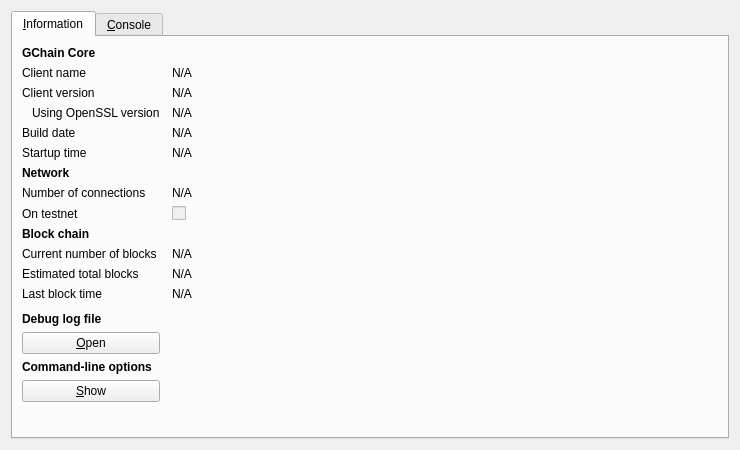
<?xml version="1.0" encoding="UTF-8"?>
<ui version="4.0">
 <class>RPCConsole</class>
 <widget class="QDialog" name="RPCConsole">
  <property name="geometry">
   <rect>
    <x>0</x>
    <y>0</y>
    <width>740</width>
    <height>450</height>
   </rect>
  </property>
  <property name="windowTitle">
   <string>GChain - Debug window</string>
  </property>
  <layout class="QVBoxLayout" name="verticalLayout_2">
   <item>
    <widget class="QTabWidget" name="tabWidget">
     <property name="currentIndex">
      <number>0</number>
     </property>
     <widget class="QWidget" name="tab_info">
      <attribute name="title">
       <string>&amp;Information</string>
      </attribute>
      <layout class="QGridLayout" name="gridLayout" columnstretch="0,1">
       <property name="horizontalSpacing">
        <number>12</number>
       </property>
       <item row="0" column="0">
        <widget class="QLabel" name="label_9">
         <property name="font">
          <font>
           <weight>75</weight>
           <bold>true</bold>
          </font>
         </property>
         <property name="text">
          <string>GChain Core</string>
         </property>
        </widget>
       </item>
       <item row="1" column="0">
        <widget class="QLabel" name="label_5">
         <property name="text">
          <string>Client name</string>
         </property>
        </widget>
       </item>
       <item row="1" column="1">
        <widget class="QLabel" name="clientName">
         <property name="cursor">
          <cursorShape>IBeamCursor</cursorShape>
         </property>
         <property name="text">
          <string>N/A</string>
         </property>
         <property name="textFormat">
          <enum>Qt::PlainText</enum>
         </property>
         <property name="textInteractionFlags">
          <set>Qt::LinksAccessibleByMouse|Qt::TextSelectableByKeyboard|Qt::TextSelectableByMouse</set>
         </property>
        </widget>
       </item>
       <item row="2" column="0">
        <widget class="QLabel" name="label_6">
         <property name="text">
          <string>Client version</string>
         </property>
        </widget>
       </item>
       <item row="2" column="1">
        <widget class="QLabel" name="clientVersion">
         <property name="cursor">
          <cursorShape>IBeamCursor</cursorShape>
         </property>
         <property name="text">
          <string>N/A</string>
         </property>
         <property name="textFormat">
          <enum>Qt::PlainText</enum>
         </property>
         <property name="textInteractionFlags">
          <set>Qt::LinksAccessibleByMouse|Qt::TextSelectableByKeyboard|Qt::TextSelectableByMouse</set>
         </property>
        </widget>
       </item>
       <item row="3" column="0">
        <widget class="QLabel" name="label_14">
         <property name="text">
          <string>Using OpenSSL version</string>
         </property>
         <property name="indent">
          <number>10</number>
         </property>
        </widget>
       </item>
       <item row="3" column="1">
        <widget class="QLabel" name="openSSLVersion">
         <property name="cursor">
          <cursorShape>IBeamCursor</cursorShape>
         </property>
         <property name="text">
          <string>N/A</string>
         </property>
         <property name="textFormat">
          <enum>Qt::PlainText</enum>
         </property>
         <property name="textInteractionFlags">
          <set>Qt::LinksAccessibleByMouse|Qt::TextSelectableByKeyboard|Qt::TextSelectableByMouse</set>
         </property>
        </widget>
       </item>
       <item row="4" column="0">
        <widget class="QLabel" name="label_12">
         <property name="text">
          <string>Build date</string>
         </property>
        </widget>
       </item>
       <item row="4" column="1">
        <widget class="QLabel" name="buildDate">
         <property name="cursor">
          <cursorShape>IBeamCursor</cursorShape>
         </property>
         <property name="text">
          <string>N/A</string>
         </property>
         <property name="textFormat">
          <enum>Qt::PlainText</enum>
         </property>
         <property name="textInteractionFlags">
          <set>Qt::LinksAccessibleByMouse|Qt::TextSelectableByKeyboard|Qt::TextSelectableByMouse</set>
         </property>
        </widget>
       </item>
       <item row="5" column="0">
        <widget class="QLabel" name="label_13">
         <property name="text">
          <string>Startup time</string>
         </property>
        </widget>
       </item>
       <item row="5" column="1">
        <widget class="QLabel" name="startupTime">
         <property name="cursor">
          <cursorShape>IBeamCursor</cursorShape>
         </property>
         <property name="text">
          <string>N/A</string>
         </property>
         <property name="textFormat">
          <enum>Qt::PlainText</enum>
         </property>
         <property name="textInteractionFlags">
          <set>Qt::LinksAccessibleByMouse|Qt::TextSelectableByKeyboard|Qt::TextSelectableByMouse</set>
         </property>
        </widget>
       </item>
       <item row="6" column="0">
        <widget class="QLabel" name="label_11">
         <property name="font">
          <font>
           <weight>75</weight>
           <bold>true</bold>
          </font>
         </property>
         <property name="text">
          <string>Network</string>
         </property>
        </widget>
       </item>
       <item row="7" column="0">
        <widget class="QLabel" name="label_7">
         <property name="text">
          <string>Number of connections</string>
         </property>
        </widget>
       </item>
       <item row="7" column="1">
        <widget class="QLabel" name="numberOfConnections">
         <property name="cursor">
          <cursorShape>IBeamCursor</cursorShape>
         </property>
         <property name="text">
          <string>N/A</string>
         </property>
         <property name="textFormat">
          <enum>Qt::PlainText</enum>
         </property>
         <property name="textInteractionFlags">
          <set>Qt::LinksAccessibleByMouse|Qt::TextSelectableByKeyboard|Qt::TextSelectableByMouse</set>
         </property>
        </widget>
       </item>
       <item row="8" column="0">
        <widget class="QLabel" name="label_8">
         <property name="text">
          <string>On testnet</string>
         </property>
        </widget>
       </item>
       <item row="8" column="1">
        <widget class="QCheckBox" name="isTestNet">
         <property name="enabled">
          <bool>false</bool>
         </property>
         <property name="text">
          <string/>
         </property>
        </widget>
       </item>
       <item row="9" column="0">
        <widget class="QLabel" name="label_10">
         <property name="font">
          <font>
           <weight>75</weight>
           <bold>true</bold>
          </font>
         </property>
         <property name="text">
          <string>Block chain</string>
         </property>
        </widget>
       </item>
       <item row="10" column="0">
        <widget class="QLabel" name="label_3">
         <property name="text">
          <string>Current number of blocks</string>
         </property>
        </widget>
       </item>
       <item row="10" column="1">
        <widget class="QLabel" name="numberOfBlocks">
         <property name="cursor">
          <cursorShape>IBeamCursor</cursorShape>
         </property>
         <property name="text">
          <string>N/A</string>
         </property>
         <property name="textFormat">
          <enum>Qt::PlainText</enum>
         </property>
         <property name="textInteractionFlags">
          <set>Qt::LinksAccessibleByMouse|Qt::TextSelectableByKeyboard|Qt::TextSelectableByMouse</set>
         </property>
        </widget>
       </item>
       <item row="11" column="0">
        <widget class="QLabel" name="label_4">
         <property name="text">
          <string>Estimated total blocks</string>
         </property>
        </widget>
       </item>
       <item row="11" column="1">
        <widget class="QLabel" name="totalBlocks">
         <property name="cursor">
          <cursorShape>IBeamCursor</cursorShape>
         </property>
         <property name="text">
          <string>N/A</string>
         </property>
         <property name="textFormat">
          <enum>Qt::PlainText</enum>
         </property>
         <property name="textInteractionFlags">
          <set>Qt::LinksAccessibleByMouse|Qt::TextSelectableByKeyboard|Qt::TextSelectableByMouse</set>
         </property>
        </widget>
       </item>
       <item row="12" column="0">
        <widget class="QLabel" name="label_2">
         <property name="text">
          <string>Last block time</string>
         </property>
        </widget>
       </item>
       <item row="12" column="1">
        <widget class="QLabel" name="lastBlockTime">
         <property name="cursor">
          <cursorShape>IBeamCursor</cursorShape>
         </property>
         <property name="text">
          <string>N/A</string>
         </property>
         <property name="textFormat">
          <enum>Qt::PlainText</enum>
         </property>
         <property name="textInteractionFlags">
          <set>Qt::LinksAccessibleByMouse|Qt::TextSelectableByKeyboard|Qt::TextSelectableByMouse</set>
         </property>
        </widget>
       </item>
       <item row="13" column="0">
        <spacer name="verticalSpacer_2">
         <property name="orientation">
          <enum>Qt::Vertical</enum>
         </property>
         <property name="sizeHint" stdset="0">
          <size>
           <width>20</width>
           <height>20</height>
          </size>
         </property>
        </spacer>
       </item>
       <item row="14" column="0">
        <widget class="QLabel" name="labelDebugLogfile">
         <property name="font">
          <font>
           <weight>75</weight>
           <bold>true</bold>
          </font>
         </property>
         <property name="text">
          <string>Debug log file</string>
         </property>
        </widget>
       </item>
       <item row="15" column="0">
        <widget class="QPushButton" name="openDebugLogfileButton">
         <property name="toolTip">
          <string>Open the GChain debug log file from the current data directory. This can take a few seconds for large log files.</string>
         </property>
         <property name="text">
          <string>&amp;Open</string>
         </property>
         <property name="autoDefault">
          <bool>false</bool>
         </property>
        </widget>
       </item>
       <item row="16" column="0">
        <widget class="QLabel" name="labelCLOptions">
         <property name="font">
          <font>
           <weight>75</weight>
           <bold>true</bold>
          </font>
         </property>
         <property name="text">
          <string>Command-line options</string>
         </property>
        </widget>
       </item>
       <item row="17" column="0">
        <widget class="QPushButton" name="showCLOptionsButton">
         <property name="toolTip">
          <string>Show the GChain-Qt help message to get a list with possible GChain command-line options.</string>
         </property>
         <property name="text">
          <string>&amp;Show</string>
         </property>
         <property name="autoDefault">
          <bool>false</bool>
         </property>
        </widget>
       </item>
       <item row="18" column="0">
        <spacer name="verticalSpacer">
         <property name="orientation">
          <enum>Qt::Vertical</enum>
         </property>
         <property name="sizeHint" stdset="0">
          <size>
           <width>20</width>
           <height>40</height>
          </size>
         </property>
        </spacer>
       </item>
      </layout>
     </widget>
     <widget class="QWidget" name="tab_console">
      <attribute name="title">
       <string>&amp;Console</string>
      </attribute>
      <layout class="QVBoxLayout" name="verticalLayout_3">
       <property name="spacing">
        <number>3</number>
       </property>
       <item>
        <widget class="QTextEdit" name="messagesWidget">
         <property name="minimumSize">
          <size>
           <width>0</width>
           <height>100</height>
          </size>
         </property>
         <property name="readOnly">
          <bool>true</bool>
         </property>
         <property name="tabKeyNavigation" stdset="0">
          <bool>false</bool>
         </property>
         <property name="columnCount" stdset="0">
          <number>2</number>
         </property>
        </widget>
       </item>
       <item>
        <layout class="QHBoxLayout" name="horizontalLayout">
         <property name="spacing">
          <number>3</number>
         </property>
         <item>
          <widget class="QLabel" name="label">
           <property name="text">
            <string notr="true">&gt;</string>
           </property>
          </widget>
         </item>
         <item>
          <widget class="QLineEdit" name="lineEdit"/>
         </item>
         <item>
          <widget class="QPushButton" name="clearButton">
           <property name="maximumSize">
            <size>
             <width>24</width>
             <height>24</height>
            </size>
           </property>
           <property name="toolTip">
            <string>Clear console</string>
           </property>
           <property name="text">
            <string/>
           </property>
           <property name="icon">
            <iconset resource="../bitcoin.qrc">
             <normaloff>:/icons/remove</normaloff>:/icons/remove</iconset>
           </property>
           <property name="shortcut">
            <string notr="true">Ctrl+L</string>
           </property>
           <property name="autoDefault">
            <bool>false</bool>
           </property>
          </widget>
         </item>
        </layout>
       </item>
      </layout>
     </widget>
    </widget>
   </item>
  </layout>
 </widget>
 <resources>
  <include location="../bitcoin.qrc"/>
 </resources>
 <connections/>
</ui>
